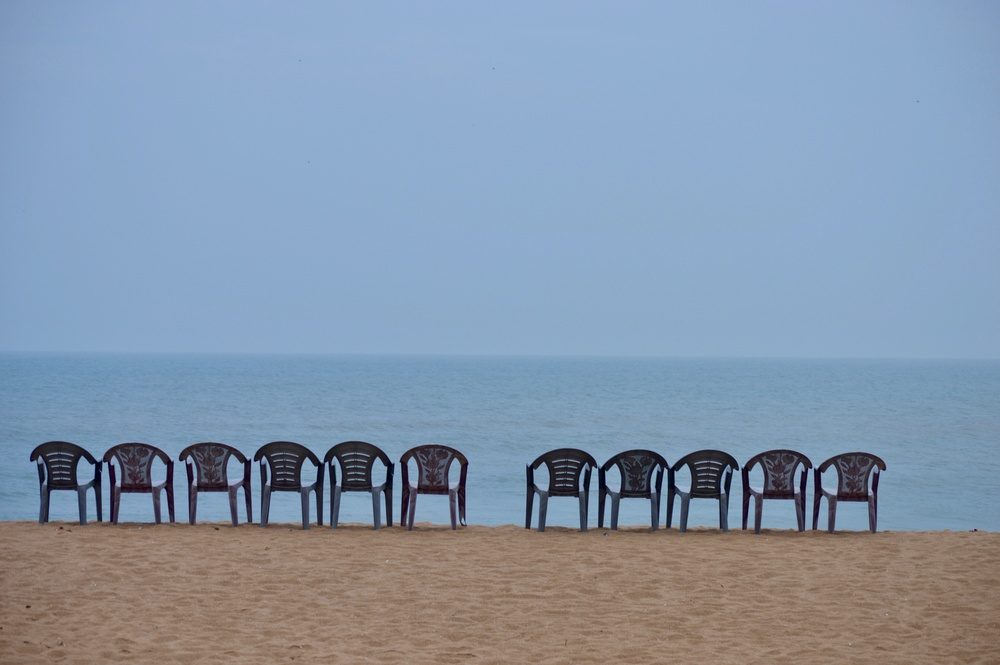
#> input picture api/images/welcome_2.0.jpg, 1000 x 665 px, shrunk from 6016 x 4000 before the run
$ python -i filtering.py   (imports and definitions only)   (older library calls are emulated)
#> lines starting #> are read from the running program, lines starting #| are printed output that depends on the picture; after the words box and inside, x2 and y2 are one past the last pixel; in counts of white or black regions, pixels touching at a corner belong together
import io
import cv2
import numpy as np
import base64
from PIL import Image, ImageEnhance, ImageOps
from flask import send_file

# [8 lines left out: function GetImageDimensions, not called in this run]

def flat( *nums ):
    'Build a tuple of ints from float or integer arguments. Useful because PIL crop and resize require integer points.'
    return tuple( int(round(n)) for n in nums )

# [202 lines left out: functions GetCroppedImage, ProcessImageDeprecated, ProcessImage, ProcessImageResize, ProcessImageThumbnail, ProcessImageGrayScale and 11 more, not called in this run]
	#return img_encoded.tostring()

def ProcessImageCartoon(filepath):
#> called with filepath = '../images/welcome_2.0.jpg'
	img = cv2.imread(filepath)
#> img is the input picture: shape (665, 1000, 3); mean B, G, R 171.3, 150.8, 133.6
	gray = cv2.cvtColor(img, cv2.COLOR_BGR2GRAY)
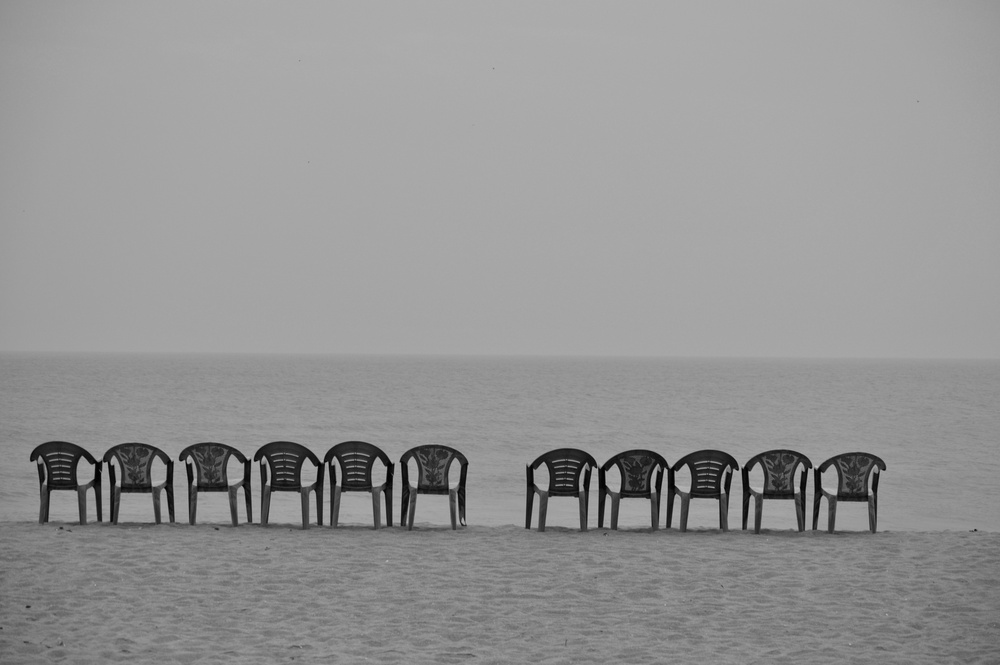
#> gray: shape (665, 1000); min 2, max 193, mean 148
	line_size = 7
	blur_value = 7
	gray_blur = cv2.medianBlur(gray, blur_value)
	edges = cv2.adaptiveThreshold(gray_blur, 255, cv2.ADAPTIVE_THRESH_MEAN_C, cv2.THRESH_BINARY, line_size, blur_value)
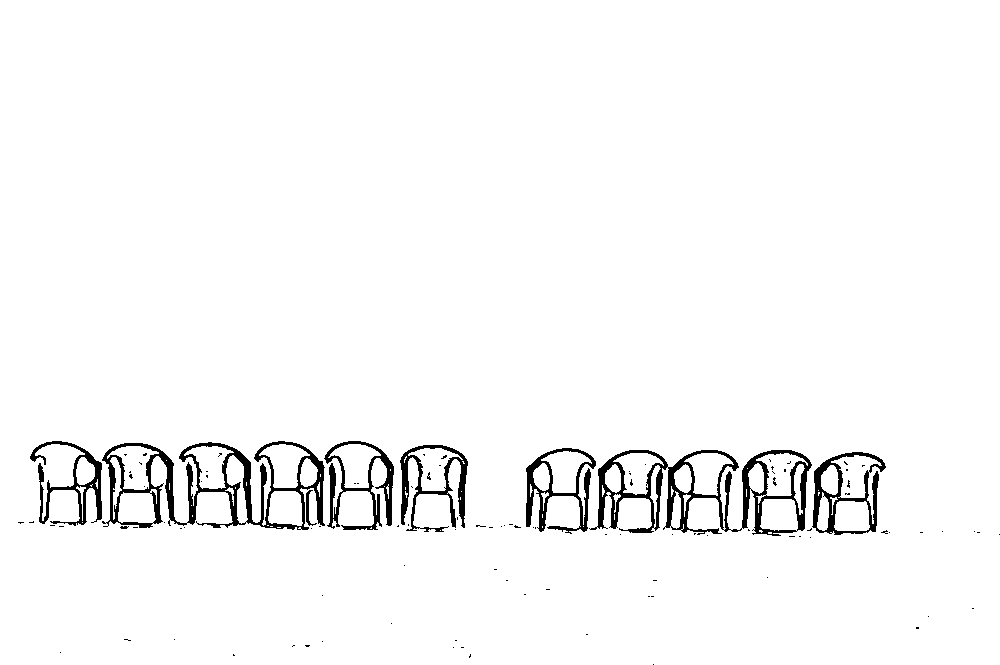
#> edges: shape (665, 1000); 97% white; 107 black regions (98 under 20 px), largest, box (x1, y1, x2, y2) and area: (102, 441, 325, 530) 5351, (589, 450, 812, 536) 5350, (812, 452, 886, 535) 1796

	# Transform the image
	data = np.float32(img).reshape((-1, 3))

	# Determine criteria
	criteria = (cv2.TERM_CRITERIA_EPS + cv2.TERM_CRITERIA_MAX_ITER, 20, 0.001)

	# Implementing K-Means
	k=9
	_, label, center = cv2.kmeans(data, k, None, criteria, 10, cv2.KMEANS_RANDOM_CENTERS)
#> center = [[116.4, 133.3, 156.6], [92.11, 109, 133.1], [98.56, 87.27, 87.16], [69.29, 54.88, 55.84], [180.4, 153.2, 121.7], [206.7, 173.2, 144], [105.1, 122.2, 146], [40.01, 26.76, 30.3], [199.4, 167.5, 137.7]]
	center = np.uint8(center)
#> center = [[116, 133, 156], [92, 108, 133], [98, 87, 87], [69, 54, 55], [180, 153, 121], [206, 173, 144], [105, 122, 146], [40, 26, 30], [199, 167, 137]]
	result = center[label.flatten()]
	result = result.reshape(img.shape)
	blurred = cv2.bilateralFilter(result, d=7, sigmaColor=200,sigmaSpace=200)
	cartoon = cv2.bitwise_and(blurred, blurred, mask=edges)
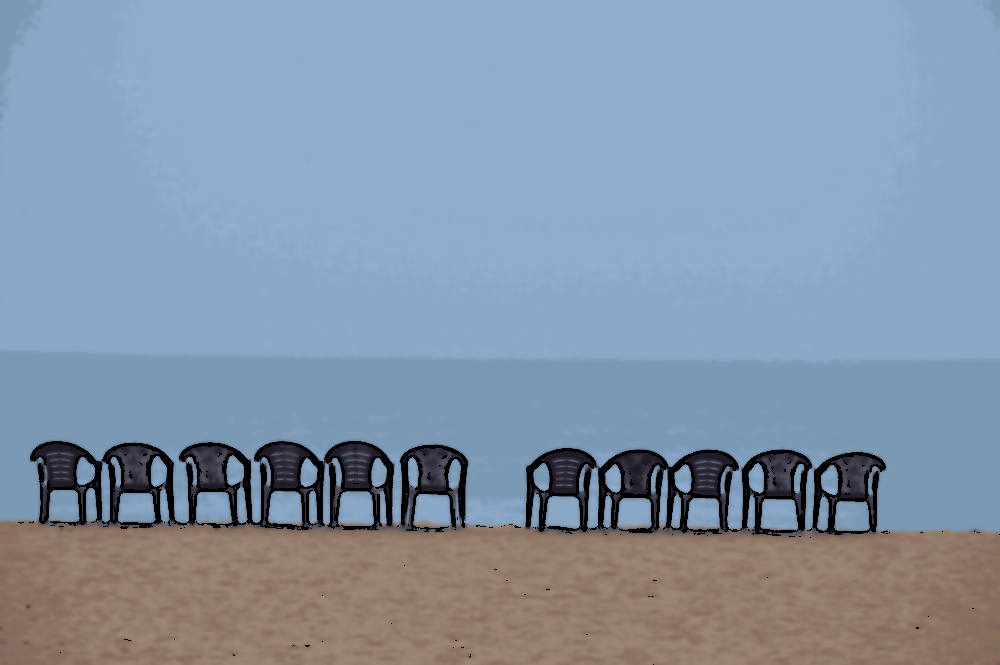
#> cartoon: shape (665, 1000, 3); mean B, G, R 168.8, 148.8, 131.6
	encode_param = [int(cv2.IMWRITE_JPEG_QUALITY), 70]
	_, img_encoded = cv2.imencode('.jpg', cartoon, encode_param) # encode converts to bytes
	return base64.b64encode(img_encoded).decode('utf-8')

>>> result = ProcessImageCartoon('../images/welcome_2.0.jpg')
